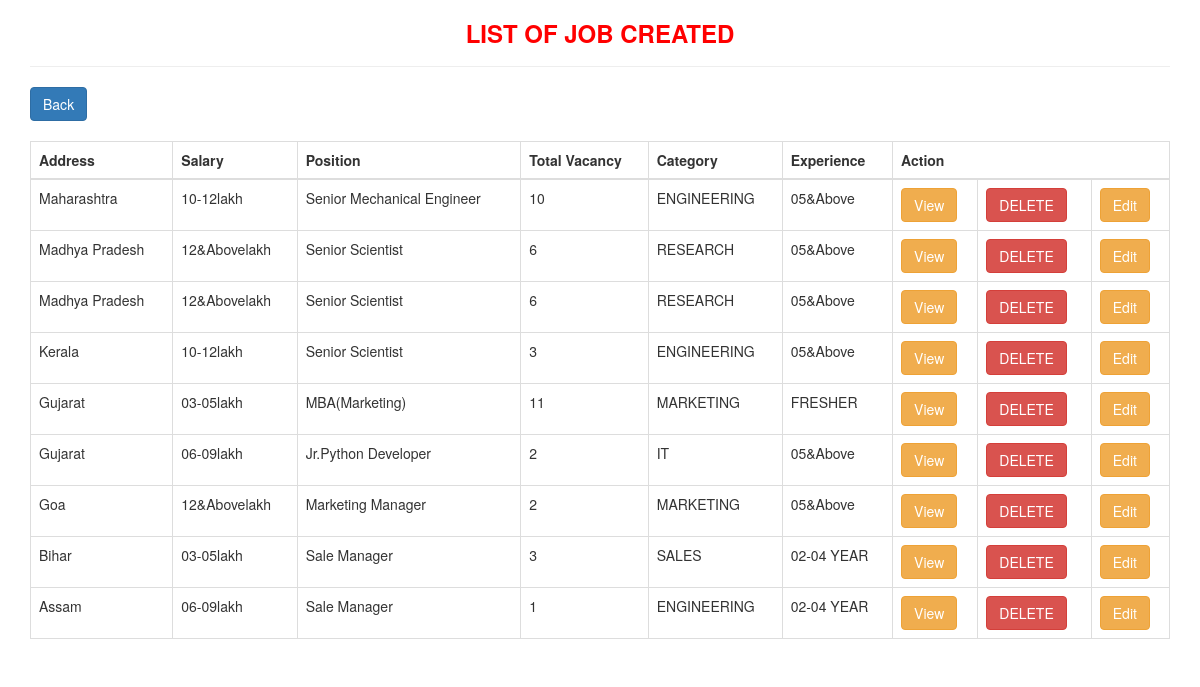
Page /listjobcreate/ (signed in) on the earlier database version.
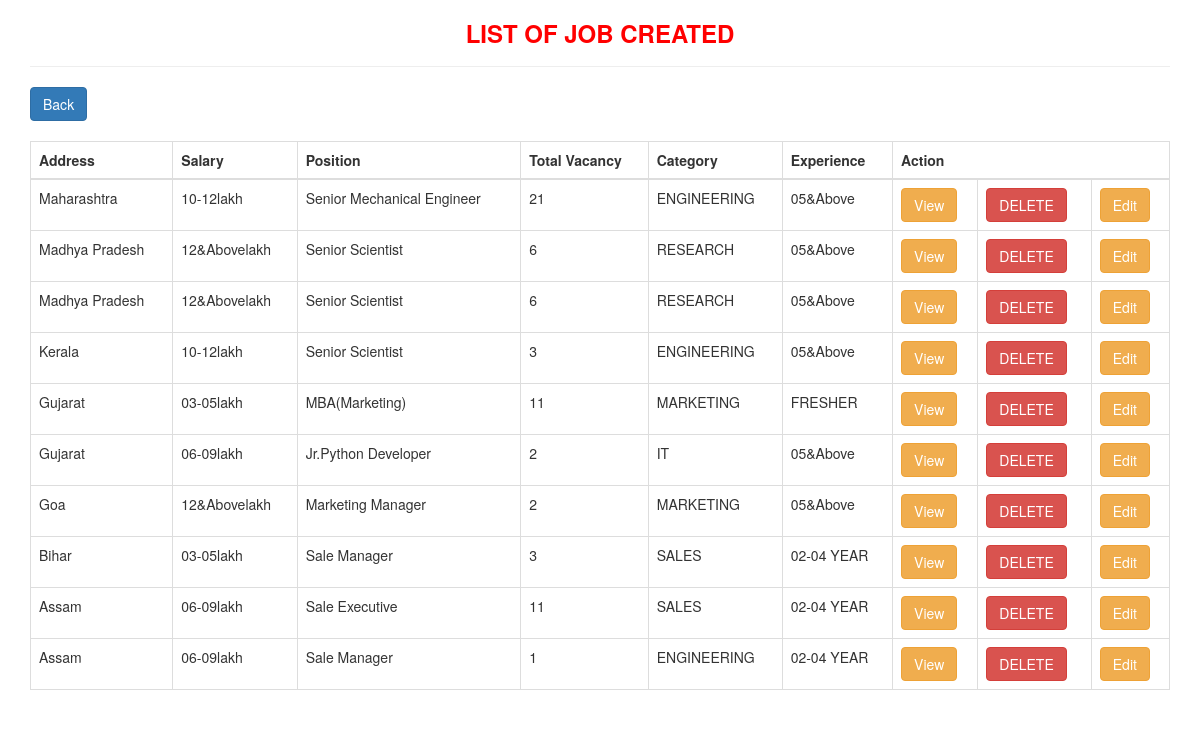
Same page on the later database version.
### myapp/models.py (models this page shows)
class JobPost(models.Model):
    SALARY =(
        ('03-05lakh','03-05lakh'),
        ('06-09lakh','06-09lakh'),
        ('10-12lakh','10-12lakh'),
        ('12&Abovelakh','12&Abovelakh'),
    )
    state_choices = (("Andhra Pradesh","Andhra Pradesh"),
    ("Arunachal Pradesh ","Arunachal Pradesh "),
    ("Assam","Assam"),
    ("Bihar","Bihar"),
    ("Chhattisgarh","Chhattisgarh"),
    ("Goa","Goa"),
    ("Gujarat","Gujarat"),
    ("Haryana","Haryana"),
    ("Himachal Pradesh","Himachal Pradesh"),
    ("Jammu and Kashmir ","Jammu and Kashmir "),
    ("Jharkhand","Jharkhand"),
    ("Karnataka","Karnataka"),
    ("Kerala","Kerala"),
    ("Madhya Pradesh","Madhya Pradesh"),
    ("Maharashtra","Maharashtra"),
    ("Manipur","Manipur"),
    ("Meghalaya","Meghalaya"),
    ("Mizoram","Mizoram"),
    ("Nagaland","Nagaland"),("Odisha","Odisha"),
    ("Punjab","Punjab"),
    ("Rajasthan","Rajasthan"),
    ("Sikkim","Sikkim"),
    ("Tamil Nadu","Tamil Nadu"),
    ("Telangana","Telangana"),
    ("Tripura","Tripura"),
    ("Uttar Pradesh","Uttar Pradesh"),
    ("Uttarakhand","Uttarakhand"),
    ("West Bengal","West Bengal"),
    ("Andaman and Nicobar Islands","Andaman and Nicobar Islands"),
    ("Chandigarh","Chandigarh"),
    ("Dadra and Nagar Haveli","Dadra and Nagar Haveli"),
    ("Daman and Diu","Daman and Diu"),
    ("Lakshadweep","Lakshadweep"),
    ("National Capital Territory of Delhi","National Capital Territory of Delhi"),
    ("Puducherry","Puducherry"))
    EXPERIENCE =(
        ('FRESHER','FRESHER'),
        ('02-04 YEAR','02-04 YEAR'),
        ('05&Above','05&Above'),
    )
    CATEGORY=(
        ('IT','IT'),
        ('ENGINEERING','ENGINEERING'),
        ('RESEARCH','RESEARCH'),
        ('MARKETING','MARKETING'),
        ('SALES','SALES'),
    )
    user = models.ForeignKey(User,on_delete=models.CASCADE,null=True,blank=True)
    address = models.CharField(choices=state_choices, max_length=150)
    salary = models.CharField(choices=SALARY,max_length=45)
    position = models.CharField(max_length=200)
    vacancy = models.IntegerField()
    category = models.CharField(choices=CATEGORY,max_length=50)
    experience = models.CharField(choices=EXPERIENCE,max_length=17)
    description = models.CharField(max_length=200,null=True,blank=True)

### myapp/views.py (the view)
# urls.py: path('listjobcreate/',views.list_job,name='list-job'),
@login_required(login_url='/login/')
def list_job(request):
    uid = JobPost.objects.filter(user=request.user).order_by('address')[::-1]
    return render(request,'list-job.html',{'uid':uid})

### myapp/templates/list-job.html (shortened to what this page needs)
<!DOCTYPE html>
<html lang="en">
<head>
  <link rel="stylesheet" href="https://maxcdn.bootstrapcdn.com/bootstrap/3.4.1/css/bootstrap.min.css">
</head>
<body>
<div class="container">
<h3 class="text-center"><strong style="color: red;">LIST OF JOB CREATED</strong></h3><hr>
<a href="{% url 'index_hr' %}" class="btn btn-primary">Back</a>
  {% if uid %}
  <table class="table table-bordered">
    <thead><br>
      <tr><br>
        <th>Address</th>
        <th>Salary</th>
        <th>Position</th>
        <th>Total Vacancy</th>
        <th>Category</th>
        <th>Experience</th>
        <th colspan="3">Action</th>
      </tr>
    </thead>
    <tbody>
        {% for one in uid %}
      <tr>
        <td>{{one.address}}</td>
        <td>{{one.salary}}</td>
        <td>{{one.position}}</td>
        <td>{{one.vacancy}}</td>
        <td>{{one.category}}</td>
        <td>{{one.experience}}</td>
        <td><a href="{% url 'list-candidate' one.id %}"><button class="btn btn-warning">View</button></a>  </td>
        <td><a href="{% url 'job-delete' one.id %}"><button class="btn btn-danger">DELETE</button></a>  </td>
        <td><a href="{% url 'job-edit' one.id %}"><button class="btn btn-warning">Edit</button></a>  </td>
      </tr>
      {% endfor %}
    </tbody>
  </table>
  {% else %}
        <h4 style="color: yellowgreen;" class="text-center">NO JOB POSTED YET!!</h4>
        <a href="{% url 'job-create' %}" class="btn btn-warning">Post A Job!</a>
  {% endif %}
</div>
</body>
</html>

Differences in the rows shown:
changed JobPost "Maharashtra": vacancy "10" → "21"
added JobPost: address "Assam", salary "06-09lakh", position "Sale Executive", vacancy "11", category "SALES", experience "02-04 YEAR"
